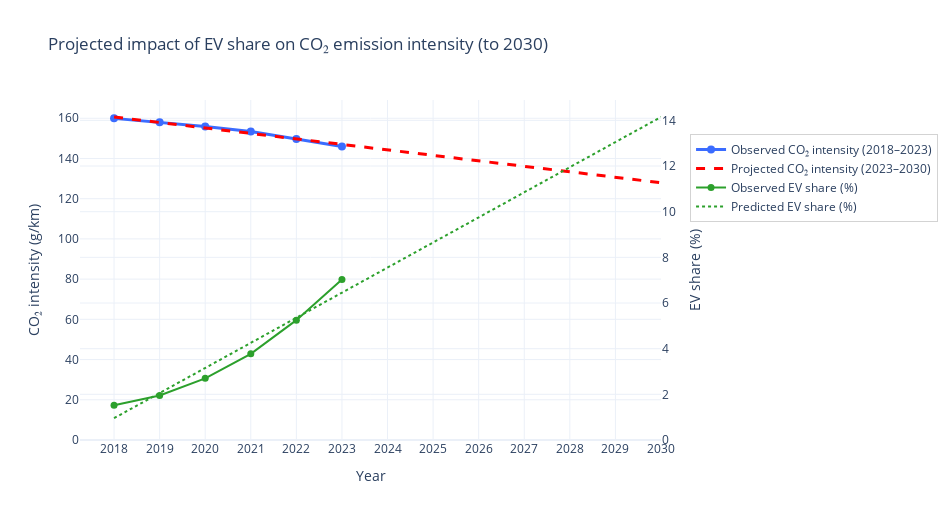

Source (notebook cell):
### Code cell
# =====================================================
# Sub-question 4: How might the long-term growth in EV share affect emission intensity by 2030?
# =====================================================

# Extracts observed series from combined dataset
years_obs   = combo["Jaar"].values
ev_obs      = combo["Total_EV_share"].values       
co2_obs     = combo["CO2_g_per_km"].values           

# Linear trend in EV share over time
m_ev, b_ev  = np.polyfit(years_obs, ev_obs, 1)

# Builds a year axis for the forecast display (ends at 2030)
years_fut   = np.arange(years_obs.max()-5, 2031)

# Predicted EV share from the time-trend model
ev_pred     = m_ev * years_fut + b_ev

# Links CO₂ intensity to EV share linearly
m_co2, b_co2 = np.polyfit(ev_obs, co2_obs, 1)

# Projects CO₂ intensity by plugging the predicted EV share into the CO₂~EV model
co2_pred     = m_co2 * ev_pred + b_co2

# Visualization: dual-axis time chart of observed & projected series
fig = go.Figure()

# Observed CO₂ intensity
fig.add_trace(go.Scatter(
    x=years_obs, y=co2_obs,
    mode="lines+markers",
    name="Observed CO₂ intensity (2018–2023)",
    line=dict(width=3, color="#3b6cff"),
    marker=dict(size=8),
    hovertemplate="Year %{x}<br>CO₂: %{y:.1f} g/km<extra></extra>"
))

# Projected CO₂ intensity
fig.add_trace(go.Scatter(
    x=years_fut, y=co2_pred,
    mode="lines",
    name="Projected CO₂ intensity (2023–2030)",
    line=dict(width=3, color="red", dash="dash"),
    hovertemplate="Year %{x}<br>CO₂ (proj): %{y:.1f} g/km<extra></extra>"
))

# Observed EV share on secondary y-axis
fig.add_trace(go.Scatter(
    x=years_obs, y=ev_obs,
    mode="lines+markers",
    name="Observed EV share (%)",
    line=dict(width=2, color="#2ca02c"),
    marker=dict(size=7),
    yaxis="y2",
    hovertemplate="Year %{x}<br>EV share: %{y:.1f}%<extra></extra>"
))

# Predicted EV share on secondary y-axis
fig.add_trace(go.Scatter(
    x=years_fut, y=ev_pred,
    mode="lines",
    name="Predicted EV share (%)",
    line=dict(width=2, color="#2ca02c", dash="dot"),
    yaxis="y2",
    hovertemplate="Year %{x}<br>EV share (proj): %{y:.1f}%<extra></extra>"
))

# Layout
fig.update_layout(
    title="Projected impact of EV share on CO₂ emission intensity (to 2030)",
    template="plotly_white",
    width=950, height=520,
    xaxis=dict(title="Year", dtick=1),
    yaxis=dict(title="CO₂ intensity (g/km)", rangemode="tozero"),
    yaxis2=dict(title="EV share (%)", overlaying="y", side="right", rangemode="tozero"),
    legend=dict(
        x=1.05, y=0.9,
        bgcolor="rgba(255,255,255,0.8)",
        bordercolor="lightgray",
        borderwidth=1
    ),
    margin=dict(r=180)
)

fig.show()

### Figure 1 — Plotly figure (JSON) as saved in the notebook; plotly's stock layout.template omitted (floating-point values rounded to 4 significant figures)
{"data": [{"hovertemplate": "Year %{x}<br>CO₂: %{y:.1f} g/km<extra></extra>", "line": {"color": "#3b6cff", "width": 3}, "marker": {"size": 8}, "mode": "lines+markers", "name": "Observed CO₂ intensity (2018–2023)", "type": "scatter", "x": [2018, 2019, 2020, 2021, 2022, 2023], "y": [159.9, 157.9, 155.9, 153.4, 149.7, 146.0]}, {"hovertemplate": "Year %{x}<br>CO₂ (proj): %{y:.1f} g/km<extra></extra>", "line": {"color": "red", "dash": "dash", "width": 3}, "mode": "lines", "name": "Projected CO₂ intensity (2023–2030)", "type": "scatter", "x": [2018, 2019, 2020, 2021, 2022, 2023, 2024, 2025, 2026, 2027, 2028, 2029, 2030], "y": [160.6, 157.9, 155.2, 152.4, 149.7, 147.0, 144.3, 141.5, 138.8, 136.1, 133.4, 130.6, 127.9]}, {"hovertemplate": "Year %{x}<br>EV share: %{y:.1f}%<extra></extra>", "line": {"color": "#2ca02c", "width": 2}, "marker": {"size": 7}, "mode": "lines+markers", "name": "Observed EV share (%)", "type": "scatter", "x": [2018, 2019, 2020, 2021, 2022, 2023], "y": [1.525, 1.95, 2.7, 3.775, 5.25, 7.025], "yaxis": "y2"}, {"hovertemplate": "Year %{x}<br>EV share (proj): %{y:.1f}%<extra></extra>", "line": {"color": "#2ca02c", "dash": "dot", "width": 2}, "mode": "lines", "name": "Predicted EV share (%)", "type": "scatter", "x": [2018, 2019, 2020, 2021, 2022, 2023, 2024, 2025, 2026, 2027, 2028, 2029, 2030], "y": [0.956, 2.055, 3.155, 4.254, 5.353, 6.452, 7.552, 8.651, 9.75, 10.85, 11.95, 13.05, 14.15], "yaxis": "y2"}], "layout": {"height": 520, "legend": {"bgcolor": "rgba(255,255,255,0.8)", "bordercolor": "lightgray", "borderwidth": 1, "x": 1.05, "y": 0.9}, "margin": {"r": 180}, "title": {"text": "Projected impact of EV share on CO₂ emission intensity (to 2030)"}, "width": 950, "xaxis": {"dtick": 1, "title": {"text": "Year"}}, "yaxis": {"rangemode": "tozero", "title": {"text": "CO₂ intensity (g/km)"}}, "yaxis2": {"overlaying": "y", "rangemode": "tozero", "side": "right", "title": {"text": "EV share (%)"}}}}
